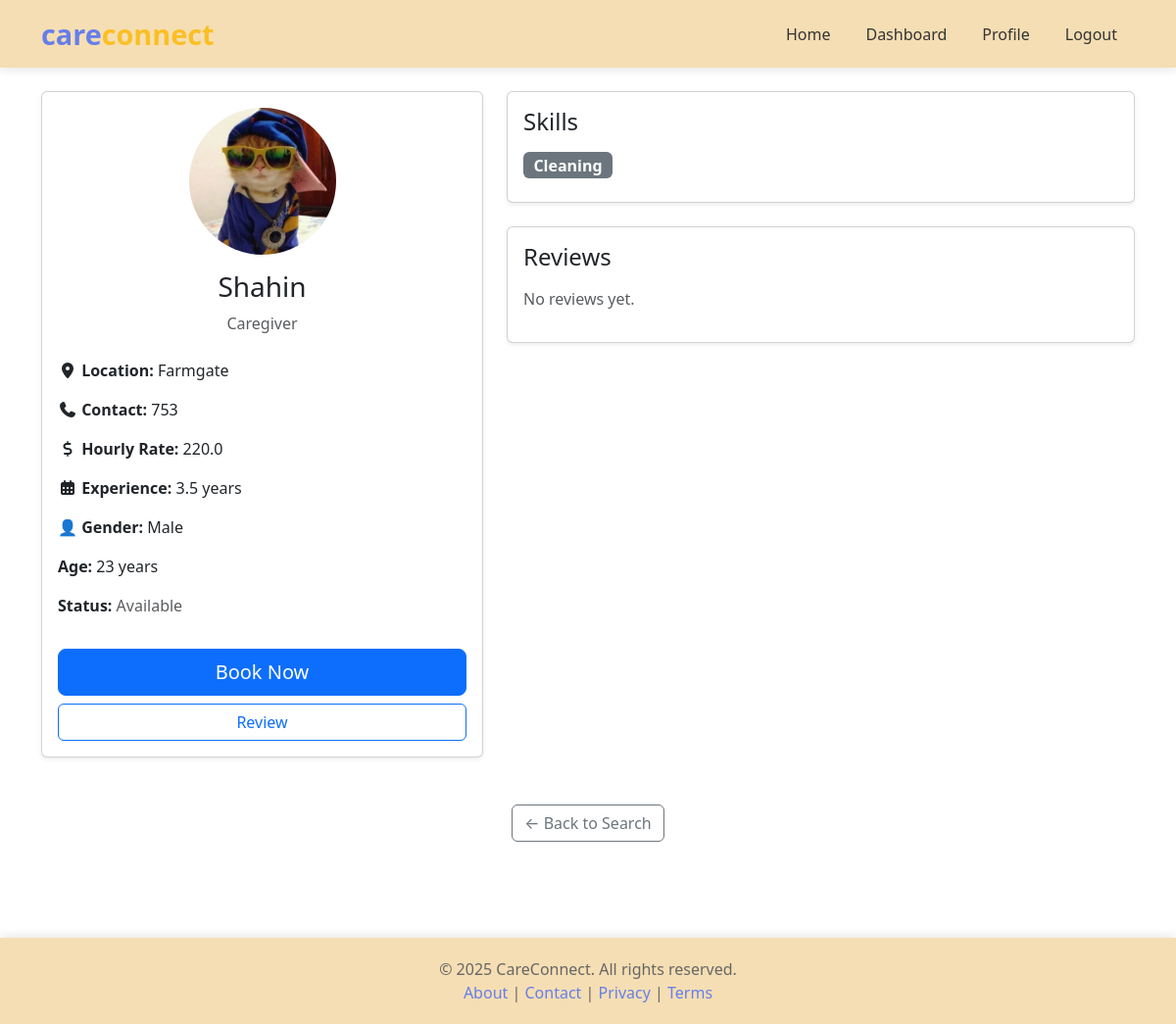
Page /users/provider/2/ (signed in) on the committed database.
### providers/models.py (models this page shows, shortened)
class ServiceProvider(models.Model):
    CATEGORY_CHOICES = [
        ('maid', 'House Maid'),
        ('babysitter', 'Babysitter'),
        ('caregiver', 'Caregiver'),
    ]
    GENDER_CHOICES = [
        ('male', 'Male'),
        ('female', 'Female'),
        ('other', 'Other'),
    ]
    user = models.OneToOneField(User, on_delete=models.CASCADE, related_name='provider_profile')
    name = models.CharField(max_length=100)
    age = models.IntegerField()
    gender = models.CharField(max_length=10, choices=GENDER_CHOICES)
    location = models.CharField(max_length=200)
    experience_year = models.FloatField()
    skills = models.TextField(help_text="Comma-separated")
    category = models.CharField(max_length=20, choices=CATEGORY_CHOICES)
    contactNo = models.CharField(max_length=15)
    hourlyRate = models.FloatField()
    availability = models.BooleanField(default=True)
    profile_image = models.ImageField(upload_to='provider_profiles/', blank=True, null=True)
    created_at = models.DateTimeField(auto_now_add=True)
    def get_skills_list(self):
        return [skill.strip() for skill in self.skills.split(',')]

### users/views.py (the view)
# urls.py: path('provider/<int:pk>/', views.provider_detail, name='provider_detail'),
@login_required
def provider_detail(request, pk):
    provider = ServiceProvider.objects.get(pk=pk)
    feedbacks = Feedback.objects.filter(booking__provider=provider).order_by('-created_at')[:5]
    context = {
        'provider': provider,
        'feedbacks': feedbacks,
    }
    return render(request, 'users/provider_detail.html', context)

### templates/users/provider_detail.html (shortened to what this page needs)
{% extends 'base.html' %}
{% block content %}
<div class="container mt-4 mb-5">
    <div class="row">
        <div class="col-md-5">
            <div class="card shadow-sm mb-4">
                <div class="card-body text-center">
                    {% if provider.profile_image %}
                    <img src="{{ provider.profile_image.url }}" class="rounded-circle mb-3" width="150" height="150" alt="Profile">
                    {% endif %}
                    <h3 >{{ provider.name }}</h3>
                    <p class="text-muted">{{ provider.get_category_display }}</p>
                    <div class="text-start mt-4">
                        <p><strong><i class="fa-solid fa-location-dot"></i> Location:</strong> {{ provider.location }}</p>
                        <p><strong><i class="fa-solid fa-phone"></i> Contact:</strong> {{ provider.contactNo }}</p>
                        <p><strong><i class="fa-solid fa-dollar-sign"></i> Hourly Rate:</strong> {{ provider.hourlyRate }}</p>
                        <p><strong><i class="fa-solid fa-calendar-days"></i> Experience:</strong> {{ provider.experience_year }} years</p>
                        <p><strong>👤 Gender:</strong> {{ provider.get_gender_display }}</p>
                        <p><strong> Age:</strong> {{ provider.age }} years</p>
                        <p>
                            <strong>Status:</strong>
                            {% if provider.availability %}
                            <span class="text-muted">Available</span>
                            {% else %}
                            <span class="text-muted">Unavailable</span>
                            {% endif %}
                        </p>
                    </div>
                    {% if provider.availability %}
                    <a href="{% url 'book_provider' provider.id %}" class="btn btn-primary w-100 btn-lg mt-3">Book Now</a>
                    {% else %}
                    <button class="btn btn-secondary w-100 btn-lg mt-3" disabled>Currently Unavailable</button>
                    {% endif %}
                    <a href="{% url 'add_provider_review' provider.id %}" class="btn btn-outline-primary w-100 mt-2">Review</a>
                </div>
            </div>
        </div>
        <div class="col-md-7">
            <div class="card shadow-sm mb-4">
                <div class="card-body">
                    <h4 class="mb-3">Skills</h4>
                    {% for skill in provider.get_skills_list %}
                    <span class="badge bg-secondary me-2 mb-2 fs-6">{{ skill }}</span>
                    {% endfor %}
                </div>
            </div>
            <div class="card shadow-sm">
                <div class="card-body">
                    <h4 class="mb-3">Reviews</h4>
                    {% if feedbacks %}
                        {% for feedback in feedbacks %}
                        <div class="mb-3 pb-3 border-bottom">
                            <div class="d-flex justify-content-between">
                                <strong>{{ feedback.booking.user.username }}</strong>
                            </div>
                            <p class="text-muted mb-0">{{ feedback.comment }}</p>
                            <small class="text-muted">{{ feedback.created_at|date:"M d, Y" }}</small>
                        </div>
                        {% endfor %}
                    {% else %}
                        <p class="text-muted">No reviews yet.</p>
                    {% endif %}
                </div>
            </div>
        </div>
    </div>
    <div class="text-center mt-4">
        <a href="{% url 'search_providers' %}" class="btn btn-outline-secondary">← Back to Search</a>
    </div>
</div>
{% endblock %}

### templates/base.html (style rules this page uses)
body { display: flex; flex-direction: column; min-height: 100vh; background: white; }

### rows in the picture
ServiceProvider: profile_image (picture), name "Shahin", category "Caregiver", location "Farmgate", contactNo "753", hourlyRate "220.0", experience_year "3.5", gender "Male", age "23", get_skills_list "Cleaning"
